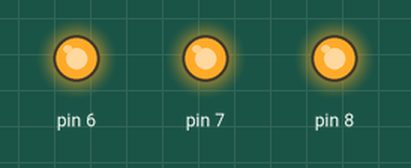
Bench run of a sketch on a simulated Arduino Uno, built with avr-gcc and run on an emulated ATmega328P. Parts: output pins drawn as LEDs (lit = HIGH).

Above: at 0.2 s.
At 2.7 s:
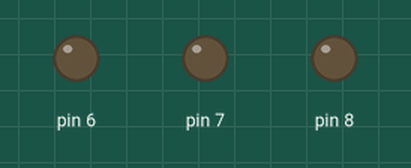
Timing chart, 0 to 3.0 s (numbered marks = the images above):
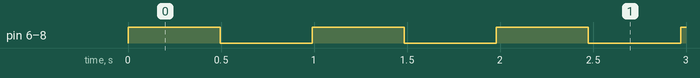

Measured:
- by itself, pin 6–8: alternates HIGH for 0.50 s and LOW for 0.50 s

The sketch:

04_Multiple_Task_Same_Function.ino
```cpp
/*
  Normally, each task needs its own function.
  But FreeRTOS lets you reuse the same function for many tasks by passing a parameter pointer when creating the task.
  Inside the task, you read this pointer (cast it to the right type) → each task can behave differently.
  Example: You can create one “blink task function” but tell one instance to blink LED1, and another to blink LED2, just by passing the pin number as a parameter.

We can pass any number of variables for a task by passing pointer to a array or struct in pvParameter

void * -> generic pointer, can be used to pass any type of data
*/

#include <Arduino_FreeRTOS.h>

#define Red_LED 6
#define Green_LED 7
#define Yellow_LED 8

void LED_Blink(void * pvParameters)
{
  uint8_t pin= (uint8_t)pvParameters;
  pinMode(pin, OUTPUT);;
  while(1)
  {
    digitalWrite(pin, digitalRead(pin)^1);
    vTaskDelay(pdMS_TO_TICKS(500));
  }
}

void setup()
{
  xTaskCreate(LED_Blink, "Red LED", 128, Red_LED, 1, NULL);
  xTaskCreate(LED_Blink, "Green LED", 128, Green_LED, 2, NULL);
  xTaskCreate(LED_Blink, "Yellow LED", 128, Yellow_LED, 3, NULL);
  vTaskStartScheduler();
}

void loop()
{

}
```
